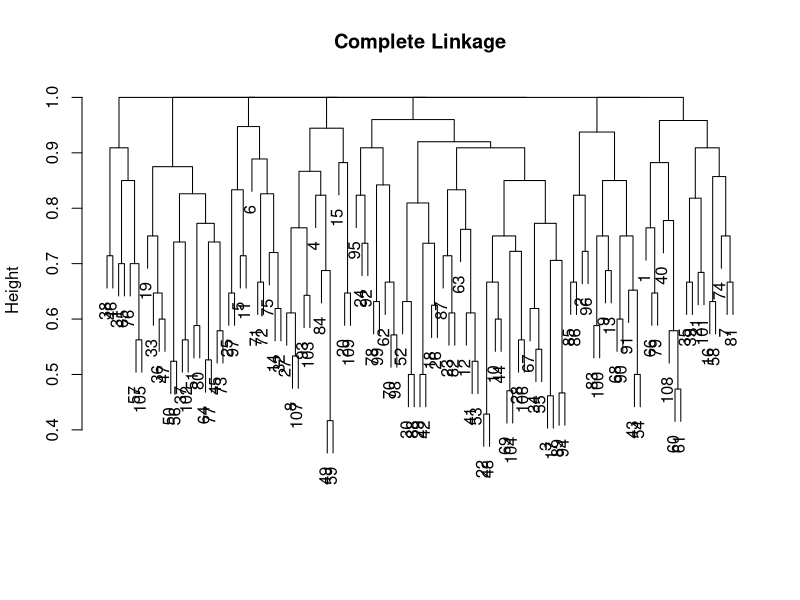

Source code (R):

whiskey <- read.csv("whiskey.csv", header = TRUE, stringsAsFactors = TRUE)
str(whiskey)
head(whiskey)

six_whiskeys <- whiskey[whiskey$NAME %in% c("Bunnahabhain", "Glenglassaugh","Tullibardine", "Ardbeg", "Bruichladdich", "Glenmorangie"),]
View(six_whiskeys)

BunGlen <- whiskey[whiskey$NAME %in% c("Bunnahabhain", "Glenglassaugh"),1:69]
J1 <- dist(BunGlen[,-1], method = "binary")

BunTull <- whiskey[whiskey$NAME %in% c("Bunnahabhain", "Tullibardine"),1:69]
J2 <- dist(BunTull[,-1], method = "binary")

BunnArd <- whiskey[whiskey$NAME %in% c("Bunnahabhain", "Ardbeg"),1:69]
J3 <- dist(BunnArd[,-1], method = "binary")

BunBrui <- whiskey[whiskey$NAME %in% c("Bunnahabhain", "Bruichladdich"),1:69]
J4 <- dist(BunBrui[,-1], method = "binary")

BunMor <- whiskey[whiskey$NAME %in% c("Bunnahabhain", "Glenmorangie"),1:69]
J5 <- dist(BunMor[,-1], method = "binary")

JaccardDistances <- data.frame(J1, J2, J3, J4, J5)
JaccardDistances
colnames(JaccardDistances) <- c("Glenglassaugh","Tullibardine", "Ardbeg", "Bruichladdich", "Glenmorangie")
rownames(JaccardDistances) <- "Bunnahabhain"
JaccardDistances

whiskey.without.reg.dist <- whiskey[,1:69]
whiskey.without.reg.dist
set.seed(1)
km.whiskey <- kmeans(whiskey.without.reg.dist[,-1], centers = 12, nstart = 50)
km.whiskey

km.whiskey$cluster
whiskey$NAME

# Which whiskeys are in the same cluster as Bunnahabhain?
for (i in 1:length(km.whiskey$cluster)){
  if(km.whiskey$cluster[i] == 10) {
    print(whiskey$NAME[i], max.levels = 0)
  }
}

# Examine the cluster containing Aberfeldy:
for (i in 1:length(km.whiskey$cluster)){
  if(km.whiskey$cluster[i] == 11) {
    print(whiskey$NAME[i], max.levels = 0)
  }
}

# Examine the cluster containing Bruichladdich:
for (i in 1:length(km.whiskey$cluster)){
  if(km.whiskey$cluster[i] == 2) {
    print(whiskey$NAME[i], max.levels = 0)
  }
}

whistab <- data.frame(cbind(as.character(whiskey[,1]), as.factor(km.whiskey$cluster)))
colnames(whistab) <- c("Name", "Cluster")
kmeansMembers <- whistab[order(whistab$Cluster),]
kmeansMembers

set.seed(2)
hc.whiskey <- hclust(dist(whiskey.without.reg.dist[,-1],method = "binary"), method = "complete")
plot(hc.whiskey, main = "Complete Linkage", xlab = "", sub = "")
cluster_assignments <- cutree(hc.whiskey, k = 12)
cluster_assignments

whistab_hier <- data.frame(cbind(as.character(whiskey[,1]), as.factor(cluster_assignments)))
colnames(whistab_hier) <- c("Name", "Cluster")
hier.com.members <- whistab_hier[order(whistab_hier$Cluster),]
hier.com.members
